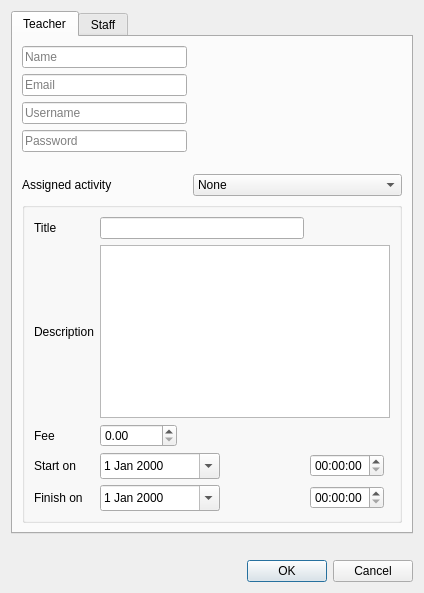
<?xml version="1.0" encoding="UTF-8"?>
<ui version="4.0">
 <class>UserForm</class>
 <widget class="QDialog" name="UserForm">
  <property name="windowModality">
   <enum>Qt::WindowModal</enum>
  </property>
  <property name="geometry">
   <rect>
    <x>0</x>
    <y>0</y>
    <width>424</width>
    <height>593</height>
   </rect>
  </property>
  <property name="windowTitle">
   <string>John Newman</string>
  </property>
  <layout class="QVBoxLayout" name="verticalLayout">
   <item>
    <widget class="QTabWidget" name="tabWidget">
     <property name="currentIndex">
      <number>0</number>
     </property>
     <widget class="QWidget" name="tab">
      <attribute name="title">
       <string>Teacher</string>
      </attribute>
      <layout class="QFormLayout" name="formLayout">
       <item row="1" column="0">
        <widget class="QLineEdit" name="name_t">
         <property name="sizePolicy">
          <sizepolicy hsizetype="Fixed" vsizetype="Fixed">
           <horstretch>0</horstretch>
           <verstretch>0</verstretch>
          </sizepolicy>
         </property>
         <property name="minimumSize">
          <size>
           <width>165</width>
           <height>0</height>
          </size>
         </property>
         <property name="placeholderText">
          <string>Name</string>
         </property>
         <property name="clearButtonEnabled">
          <bool>false</bool>
         </property>
        </widget>
       </item>
       <item row="6" column="0">
        <widget class="QLineEdit" name="password_t">
         <property name="sizePolicy">
          <sizepolicy hsizetype="Fixed" vsizetype="Fixed">
           <horstretch>0</horstretch>
           <verstretch>0</verstretch>
          </sizepolicy>
         </property>
         <property name="minimumSize">
          <size>
           <width>165</width>
           <height>0</height>
          </size>
         </property>
         <property name="echoMode">
          <enum>QLineEdit::PasswordEchoOnEdit</enum>
         </property>
         <property name="placeholderText">
          <string>Password</string>
         </property>
         <property name="clearButtonEnabled">
          <bool>false</bool>
         </property>
        </widget>
       </item>
       <item row="8" column="0">
        <widget class="QLabel" name="label">
         <property name="text">
          <string>Assigned activity</string>
         </property>
        </widget>
       </item>
       <item row="8" column="1">
        <widget class="QComboBox" name="activitiesComboBox">
         <property name="minimumSize">
          <size>
           <width>125</width>
           <height>0</height>
          </size>
         </property>
         <property name="frame">
          <bool>true</bool>
         </property>
         <item>
          <property name="text">
           <string>None</string>
          </property>
         </item>
        </widget>
       </item>
       <item row="9" column="0" colspan="2">
        <widget class="QGroupBox" name="groupBox">
         <property name="title">
          <string/>
         </property>
         <property name="flat">
          <bool>false</bool>
         </property>
         <layout class="QGridLayout" name="gridLayout">
          <item row="1" column="0">
           <widget class="QLabel" name="label_2">
            <property name="text">
             <string>Description</string>
            </property>
           </widget>
          </item>
          <item row="4" column="1">
           <widget class="QDateEdit" name="endDate">
            <property name="sizePolicy">
             <sizepolicy hsizetype="Fixed" vsizetype="Fixed">
              <horstretch>0</horstretch>
              <verstretch>0</verstretch>
             </sizepolicy>
            </property>
            <property name="minimumSize">
             <size>
              <width>120</width>
              <height>26</height>
             </size>
            </property>
            <property name="accelerated">
             <bool>true</bool>
            </property>
            <property name="calendarPopup">
             <bool>true</bool>
            </property>
           </widget>
          </item>
          <item row="3" column="1">
           <widget class="QDateEdit" name="startDate">
            <property name="sizePolicy">
             <sizepolicy hsizetype="Fixed" vsizetype="Fixed">
              <horstretch>0</horstretch>
              <verstretch>0</verstretch>
             </sizepolicy>
            </property>
            <property name="minimumSize">
             <size>
              <width>120</width>
              <height>26</height>
             </size>
            </property>
            <property name="accelerated">
             <bool>true</bool>
            </property>
            <property name="calendarPopup">
             <bool>true</bool>
            </property>
           </widget>
          </item>
          <item row="2" column="0">
           <widget class="QLabel" name="label_3">
            <property name="text">
             <string>Fee</string>
            </property>
           </widget>
          </item>
          <item row="3" column="0">
           <widget class="QLabel" name="label_4">
            <property name="text">
             <string>Start on</string>
            </property>
           </widget>
          </item>
          <item row="3" column="2">
           <widget class="QTimeEdit" name="startTime">
            <property name="accelerated">
             <bool>true</bool>
            </property>
            <property name="calendarPopup">
             <bool>false</bool>
            </property>
           </widget>
          </item>
          <item row="1" column="1" colspan="3">
           <widget class="QTextEdit" name="desc">
            <property name="enabled">
             <bool>true</bool>
            </property>
            <property name="readOnly">
             <bool>true</bool>
            </property>
            <property name="overwriteMode">
             <bool>false</bool>
            </property>
            <property name="acceptRichText">
             <bool>true</bool>
            </property>
            <property name="placeholderText">
             <string/>
            </property>
           </widget>
          </item>
          <item row="4" column="0">
           <widget class="QLabel" name="label_5">
            <property name="text">
             <string>Finish on</string>
            </property>
           </widget>
          </item>
          <item row="4" column="2">
           <widget class="QTimeEdit" name="endTime">
            <property name="accelerated">
             <bool>true</bool>
            </property>
            <property name="calendarPopup">
             <bool>true</bool>
            </property>
           </widget>
          </item>
          <item row="2" column="1">
           <widget class="QDoubleSpinBox" name="fee">
            <property name="sizePolicy">
             <sizepolicy hsizetype="Fixed" vsizetype="Fixed">
              <horstretch>0</horstretch>
              <verstretch>0</verstretch>
             </sizepolicy>
            </property>
            <property name="minimumSize">
             <size>
              <width>16</width>
              <height>0</height>
             </size>
            </property>
            <property name="readOnly">
             <bool>false</bool>
            </property>
            <property name="accelerated">
             <bool>true</bool>
            </property>
            <property name="decimals">
             <number>2</number>
            </property>
            <property name="maximum">
             <double>10000.989999999999782</double>
            </property>
            <property name="singleStep">
             <double>0.500000000000000</double>
            </property>
           </widget>
          </item>
          <item row="0" column="0">
           <widget class="QLabel" name="label_16">
            <property name="text">
             <string>Title</string>
            </property>
           </widget>
          </item>
          <item row="0" column="1">
           <widget class="QLineEdit" name="title"/>
          </item>
         </layout>
         <zorder>label_2</zorder>
         <zorder>label_3</zorder>
         <zorder>label_4</zorder>
         <zorder>label_5</zorder>
         <zorder>desc</zorder>
         <zorder>fee</zorder>
         <zorder>startDate</zorder>
         <zorder>endDate</zorder>
         <zorder>startTime</zorder>
         <zorder>endTime</zorder>
         <zorder>label_16</zorder>
         <zorder>title</zorder>
        </widget>
       </item>
       <item row="5" column="0">
        <widget class="QLineEdit" name="username_t">
         <property name="sizePolicy">
          <sizepolicy hsizetype="Fixed" vsizetype="Fixed">
           <horstretch>0</horstretch>
           <verstretch>0</verstretch>
          </sizepolicy>
         </property>
         <property name="minimumSize">
          <size>
           <width>165</width>
           <height>0</height>
          </size>
         </property>
         <property name="placeholderText">
          <string>Username</string>
         </property>
         <property name="clearButtonEnabled">
          <bool>false</bool>
         </property>
        </widget>
       </item>
       <item row="2" column="0">
        <widget class="QLineEdit" name="email_t">
         <property name="sizePolicy">
          <sizepolicy hsizetype="Fixed" vsizetype="Fixed">
           <horstretch>0</horstretch>
           <verstretch>0</verstretch>
          </sizepolicy>
         </property>
         <property name="minimumSize">
          <size>
           <width>165</width>
           <height>0</height>
          </size>
         </property>
         <property name="placeholderText">
          <string>Email</string>
         </property>
         <property name="clearButtonEnabled">
          <bool>false</bool>
         </property>
        </widget>
       </item>
       <item row="7" column="0">
        <spacer name="verticalSpacer_2">
         <property name="orientation">
          <enum>Qt::Vertical</enum>
         </property>
         <property name="sizeType">
          <enum>QSizePolicy::Fixed</enum>
         </property>
         <property name="sizeHint" stdset="0">
          <size>
           <width>20</width>
           <height>10</height>
          </size>
         </property>
        </spacer>
       </item>
      </layout>
     </widget>
     <widget class="QWidget" name="tab_2">
      <attribute name="title">
       <string>Staff</string>
      </attribute>
      <layout class="QFormLayout" name="formLayout_2">
       <item row="1" column="0">
        <widget class="QLineEdit" name="name_s">
         <property name="sizePolicy">
          <sizepolicy hsizetype="Fixed" vsizetype="Fixed">
           <horstretch>0</horstretch>
           <verstretch>0</verstretch>
          </sizepolicy>
         </property>
         <property name="minimumSize">
          <size>
           <width>165</width>
           <height>25</height>
          </size>
         </property>
         <property name="placeholderText">
          <string>Name</string>
         </property>
         <property name="clearButtonEnabled">
          <bool>false</bool>
         </property>
        </widget>
       </item>
       <item row="3" column="0">
        <widget class="QLineEdit" name="username_s">
         <property name="sizePolicy">
          <sizepolicy hsizetype="Fixed" vsizetype="Fixed">
           <horstretch>0</horstretch>
           <verstretch>0</verstretch>
          </sizepolicy>
         </property>
         <property name="minimumSize">
          <size>
           <width>165</width>
           <height>25</height>
          </size>
         </property>
         <property name="placeholderText">
          <string>Username</string>
         </property>
         <property name="clearButtonEnabled">
          <bool>false</bool>
         </property>
        </widget>
       </item>
       <item row="5" column="0">
        <widget class="QLineEdit" name="password_s">
         <property name="sizePolicy">
          <sizepolicy hsizetype="Fixed" vsizetype="Fixed">
           <horstretch>0</horstretch>
           <verstretch>0</verstretch>
          </sizepolicy>
         </property>
         <property name="minimumSize">
          <size>
           <width>165</width>
           <height>25</height>
          </size>
         </property>
         <property name="echoMode">
          <enum>QLineEdit::PasswordEchoOnEdit</enum>
         </property>
         <property name="placeholderText">
          <string>Password</string>
         </property>
         <property name="clearButtonEnabled">
          <bool>false</bool>
         </property>
        </widget>
       </item>
       <item row="2" column="0">
        <spacer name="verticalSpacer_3">
         <property name="orientation">
          <enum>Qt::Vertical</enum>
         </property>
         <property name="sizeHint" stdset="0">
          <size>
           <width>20</width>
           <height>5</height>
          </size>
         </property>
        </spacer>
       </item>
       <item row="4" column="0">
        <spacer name="verticalSpacer_6">
         <property name="orientation">
          <enum>Qt::Vertical</enum>
         </property>
         <property name="sizeHint" stdset="0">
          <size>
           <width>20</width>
           <height>5</height>
          </size>
         </property>
        </spacer>
       </item>
       <item row="0" column="0">
        <spacer name="verticalSpacer_7">
         <property name="orientation">
          <enum>Qt::Vertical</enum>
         </property>
         <property name="sizeHint" stdset="0">
          <size>
           <width>20</width>
           <height>95</height>
          </size>
         </property>
        </spacer>
       </item>
      </layout>
     </widget>
    </widget>
   </item>
   <item>
    <spacer name="verticalSpacer">
     <property name="orientation">
      <enum>Qt::Vertical</enum>
     </property>
     <property name="sizeHint" stdset="0">
      <size>
       <width>20</width>
       <height>40</height>
      </size>
     </property>
    </spacer>
   </item>
   <item>
    <widget class="QDialogButtonBox" name="buttonBox">
     <property name="orientation">
      <enum>Qt::Horizontal</enum>
     </property>
     <property name="standardButtons">
      <set>QDialogButtonBox::Cancel|QDialogButtonBox::Ok</set>
     </property>
    </widget>
   </item>
  </layout>
 </widget>
 <resources/>
 <connections>
  <connection>
   <sender>buttonBox</sender>
   <signal>accepted()</signal>
   <receiver>UserForm</receiver>
   <slot>accept()</slot>
   <hints>
    <hint type="sourcelabel">
     <x>248</x>
     <y>254</y>
    </hint>
    <hint type="destinationlabel">
     <x>157</x>
     <y>274</y>
    </hint>
   </hints>
  </connection>
  <connection>
   <sender>buttonBox</sender>
   <signal>rejected()</signal>
   <receiver>UserForm</receiver>
   <slot>reject()</slot>
   <hints>
    <hint type="sourcelabel">
     <x>316</x>
     <y>260</y>
    </hint>
    <hint type="destinationlabel">
     <x>286</x>
     <y>274</y>
    </hint>
   </hints>
  </connection>
 </connections>
</ui>
